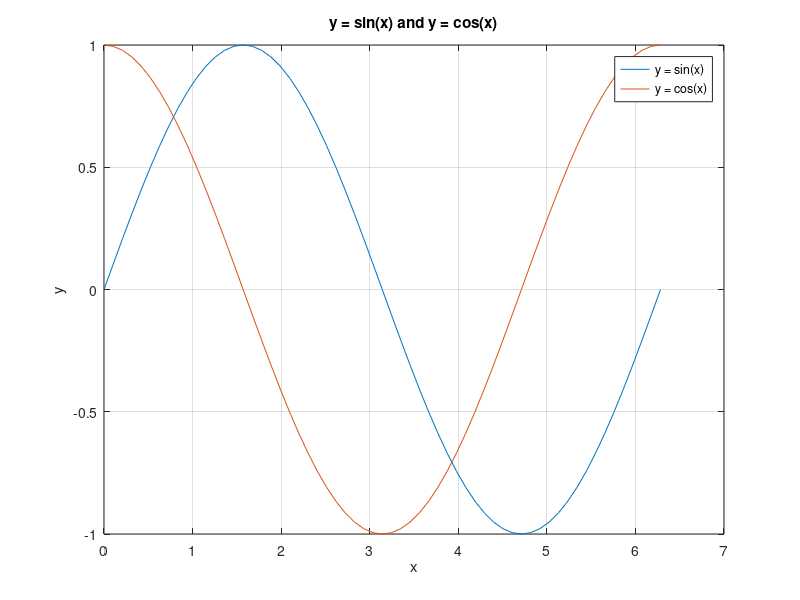

Write the MATLAB code that produced this figure.
clc
clear
close all

%% Definition of all parameters and constants
x = 0: pi/30: 2*pi; % values of x defined within a range
y0 = sin(x);
y1 = cos(x);

%% Visualisation of y = sin(x) and y = cos(x)
plot(x,y0,x,y1)
xlabel('x')
ylabel('y')
title('y = sin(x) and y = cos(x)')
legend('y = sin(x)', 'y = cos(x)')
grid on